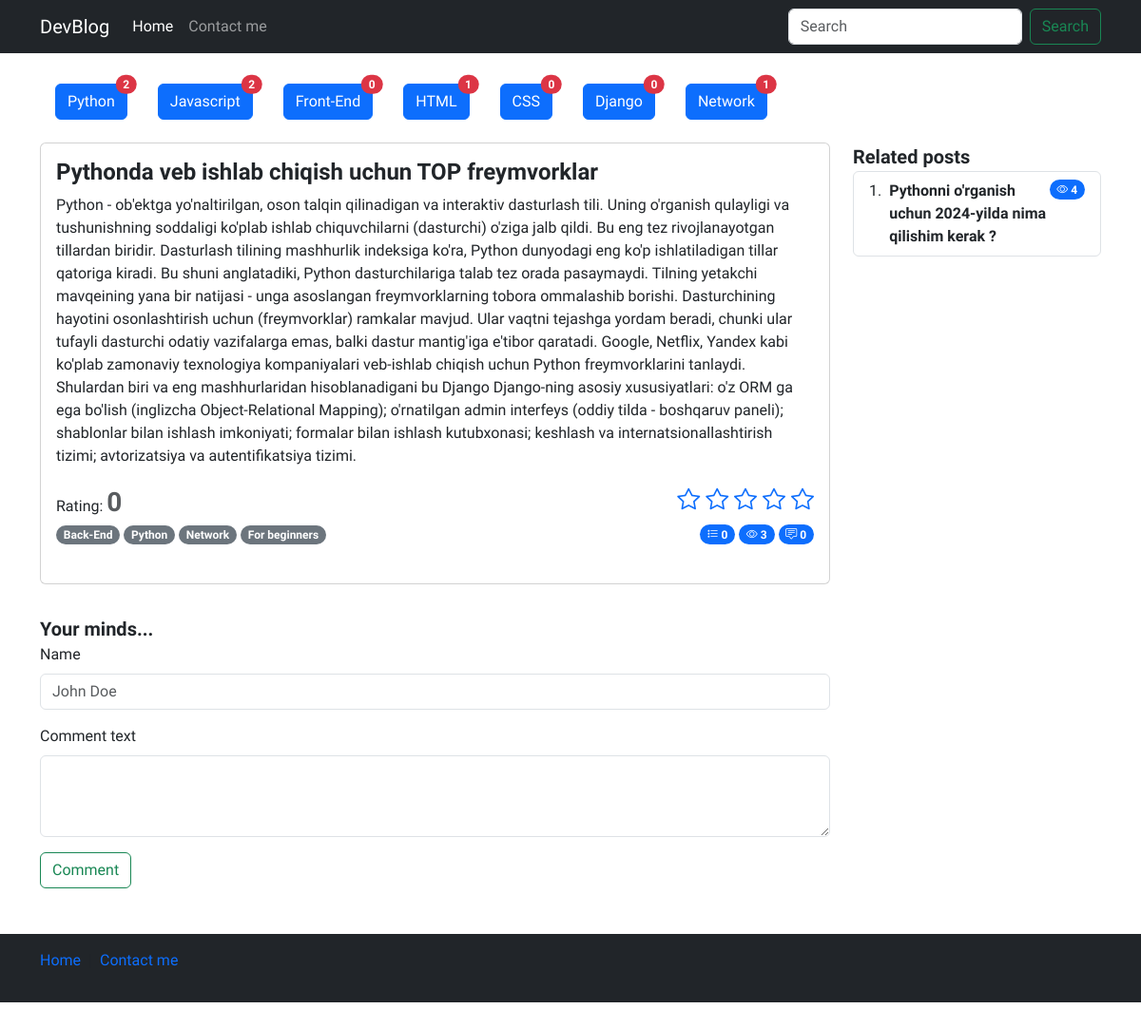
/detail/3, run on the app's committed database.
### blog/models.py (models this page shows, shortened)
class Category(models.Model):
    name = models.CharField(verbose_name="Category name",max_length=250)
    slug = models.SlugField(max_length=250, unique=True)

class Post(models.Model):
    title = models.CharField(verbose_name="Post title",max_length=550)
    body = models.TextField(verbose_name="Post body")
    author = models.CharField(verbose_name="Post author",default="Admin",max_length=100)
    category = models.ForeignKey(Category, on_delete=models.PROTECT,related_name='posts')
    tag = models.ManyToManyField(Tag)
    views = models.PositiveIntegerField(default=0)
    publish_date = models.DateTimeField(verbose_name="Published time",auto_now_add=True)
    published = models.BooleanField(default=True)
    on_top = models.BooleanField(default=False)
    def get_avg_rating(self):
        sum_ratings = sum([int(i.value) for i in self.ratings.all()])
        try:
            return round(sum_ratings / self.ratings.all().count(),2)
        except Exception as e:
            return 0

class Tag(models.Model):
    name = models.CharField(verbose_name="Tag name",max_length=250)
    slug = models.SlugField(max_length=250, unique=True)

### blog/views.py (the view, shortened to what this page needs)
# urls.py: path('detail/<post_id>', views.detail, name='detail'),
def detail(request, post_id):
    categories = Category.objects.all()
    post = Post.objects.get(id=post_id)
    category = Category.objects.get(id=post.category.id)
    related_posts = Post.objects.filter(category=category).exclude(id__in=[0,post.id]).order_by("?")
    request.session.modified = True
    if post.id in check_read_articles(request):
        pass
    else:
        check_read_articles(request).append(post.id)
        post.views += 1
        post.save()
    return render(request,"detail.html", context={
        "post":post,
        "categories":categories,
        "related_posts":related_posts})

### blog/utils.py (called while the page is built)
def check_read_articles(request):
    try:
        read_articles = request.session["read_articles"]
    except:
        request.session["read_articles"] = []
        read_articles = request.session.get("read_articles")
    return read_articles

### templates/detail.html (shortened to what this page needs)
{% load static %}
<!doctype html>
<html lang="en">
<head>
    <link rel="stylesheet" href="{% static 'css/style.css' %}">
    <link rel="stylesheet" href="https://cdn.jsdelivr.net/npm/bootstrap-icons@1.11.3/font/bootstrap-icons.min.css">
    <link href="https://cdn.jsdelivr.net/npm/bootstrap@5.3.2/dist/css/bootstrap.min.css" rel="stylesheet"
 />
</head>
<body>
    <header>
        <nav class="navbar navbar-expand-md navbar-dark bg-dark mb-4">
            <div class="container">
                <a class="navbar-brand" href="/">DevBlog</a>
                <div class="collapse navbar-collapse" id="navbarCollapse">
                    <ul class="navbar-nav me-auto mb-2 mb-md-0">
                        <li class="nav-item">
                            <a class="nav-link active" aria-current="page" href="#">Home</a>
                        </li>
                        <li class="nav-item">
                            <a class="nav-link" href="#">Contact me</a>
                        </li>
                    </ul>
                    <form class="d-flex" role="search">
                        <input class="form-control me-2" type="search" placeholder="Search" aria-label="Search"
                            control-id="ControlID-1">
                        <button class="btn btn-outline-success" type="submit" control-id="ControlID-2">Search</button>
                    </form>
                </div>
            </div>
        </nav>
    </header>
    <main>
        <section>
            <div class="container-md">
                <div class="d-flex flex-wrap my-3">
                    {% for cat in categories %}
                      <div class="d-flex flex-wrap mx-3 my-2">
                        <a href="{% url 'blog:category_list' cat.slug %}" class="btn btn-primary position-relative">
                            {{ cat.name }}
                            <span
                                class="position-absolute top-0 start-100 translate-middle badge rounded-pill bg-danger">
                                {{cat.posts.all.count}}
                            </span>
                        </a>
                      </div>
                    {% endfor %}
                  </div>
            </div>
            <div class="container-md">
                <div class="row">
                    <div class="col-sm-12 col-md-12 col-lg-9">
                        <div class="card  mb-3">
                            <div class="card-body">
                                <div class="content">
                                    <h4 class="card-title fw-bold">{{post.title}}</h4>
                                    <p class="card-text">
                                        {{post.body}}
                                    </p>
                                    <div class="d-flex justify-content-between flex-wrap">
                                        <div class="post-rating">
                                            <span>Rating:</span>
                                            <span class="fs-3 fw-bold text-muted">
                                                {{post.get_avg_rating}}
                                            </span>
                                        </div>
                                        <div class="post-set-rating">
                                            <p class="card-text fs-4">
                                                <a href="{% url 'blog:set_rating' 1 post.id %}"><i class="bi bi-star"></i></a>
                                                <a href="{% url 'blog:set_rating' 2 post.id %}"><i class="bi bi-star"></i></a>
                                                <a href="{% url 'blog:set_rating' 3 post.id %}"><i class="bi bi-star"></i></a>
                                                <a href="{% url 'blog:set_rating' 4 post.id %}"><i class="bi bi-star"></i></a>
                                                <a href="{% url 'blog:set_rating' 5 post.id %}"><i class="bi bi-star"></i></a>
                                            </p>
                                        </div>
                                    </div>
                                    <div class="d-flex justify-content-between flex-wrap">
                                        <div class="categories">
                                            {% for tag in post.tag.all %}
                                                <span class="badge rounded-pill text-bg-secondary">{{tag.name}}</span>
                                            {% endfor %}
                                        </div>
                                        <div class="action">
                                            <span class="badge bg-primary rounded-pill">
                                                <i class="bi bi-list-stars"></i>
                                                {{post.ratings.all.count}}
                                            </span>
                                            <span class="badge bg-primary rounded-pill">
                                                <i class="bi bi-eye"></i>
                                                {{post.views}}
                                            </span>
                                            <span class="badge bg-primary rounded-pill">
                                                <i class="bi bi-chat-square-text"></i>
                                                {{post.comments.all.count}}
                                            </span>
                                        </div>
                                    </div>
                                    <br>
                                </div>
                            </div>
                        </div>
                        <div class="comments">
                            <div class="row gap-3">
                                <div class="col-sm-12">
                                    <span class="fs-5 fw-semibold">Your minds...</span>
                                    <form action="" method='POST'>
                                        <div class="mb-3">
                                            <label for="exampleFormControlInput1" class="form-label">Name</label>
                                            <input type="text" name='name' class="form-control" id="exampleFormControlInput1"
                                                placeholder="John Doe" required>
                                        </div>
                                        <div class="mb-3">
                                            <label for="exampleFormControlTextarea1" class="form-label">
                                                Comment text
                                            </label>
                                            <textarea class="form-control" name='comment' id="exampleFormControlTextarea1"
                                                rows="3" required>
                                            </textarea>
                                        </div>
                                        <button type="submit" class="btn btn-outline-success">Comment</button>
                                    </form>
                                </div>
                            </div>
                        </div>
                    </div>
                    <div class="col-sm-none col-md-12 col-lg-3">
                        <span class="fs-5 fw-semibold">Related posts</span>
                        <ol class="list-group list-group-numbered">
                            {% for related_post in related_posts %}
                            <li class="list-group-item d-flex justify-content-between align-items-start">
                                <div class="ms-2 me-auto">
                                    <div class="fw-bold">{{related_post.title}}</div>
                                </div>
                                <span class="badge bg-primary rounded-pill">
                                    <i class="bi bi-eye"></i>
                                    {{related_post.views}}
                                </span>
                            </li>
                            {% endfor %}
                        </ol>
                    </div>
                </div>
            </div>
        </section>
    </main>
    <footer class="footer mt-auto text-white-50 bg-dark">
        <div class="container">
            <div class="row my-5">
                <div class="col-12">
                    <nav style="--bs-breadcrumb-divider: '|';" aria-label="breadcrumb" class="py-3">
                        <ol class="breadcrumb">
                            <li class="breadcrumb-item"><a href="/" class="text-decoration-none">Home</a></li>
                            <li class="breadcrumb-item " aria-current="page">
                                <a href="#" class="text-decoration-none">Contact me</a>
                            </li>
                        </ol>
                    </nav>
                </div>
            </div>
        </div>
    </footer>
</body>
</html>

### staticfiles/css/style.css (style rules this page uses)
* { font-family: 'Onest', sans-serif !important; }

### data on the page
Category: name "Python", posts.all.count "2"
Category: name "Javascript", posts.all.count "2"
Category: name "Front-End", posts.all.count "0"
Category: name "HTML", posts.all.count "1"
Category: name "CSS", posts.all.count "0"
Category: name "Django", posts.all.count "0"
Category: name "Network", posts.all.count "1"
Post: title "Pythonda veb ishlab chiqish uchun TOP freymvorklar", body "Python - ob'ektga yo'naltirilgan, oson talqin qilinadigan va interaktiv dasturlash tili. Uning o'rganish qulayligi va tushunishning soddaligi ko'plab ishlab chiquvchilarni (dasturchi) o'ziga jalb qildi. Bu eng tez rivojlanayotgan tillardan biridir. Dasturlash tilining mashhurlik indeksiga ko'ra, Python dunyodagi eng ko'p ishlatiladigan tillar qatoriga kiradi. Bu shuni anglatadiki, Python dasturchilariga talab tez orada pasaymaydi. Tilning yetakchi mavqeining yana bir natijasi - unga asoslangan freymvorklarning tobora ommalashib borishi. Dasturchining hayotini osonlashtirish uchun (freymvorklar) ramkalar mavjud. Ular vaqtni tejashga yordam beradi, chunki ular tufayli dasturchi odatiy…", get_avg_rating "0", ratings.all.count "0", views "3", comments.all.count "0"
Tag: name "Back-End"
Tag: name "Python"
Tag: name "Network"
Tag: name "For beginners"
Post: title "Pythonni o'rganish uchun 2024-yilda nima qilishim kerak ?", views "4"
